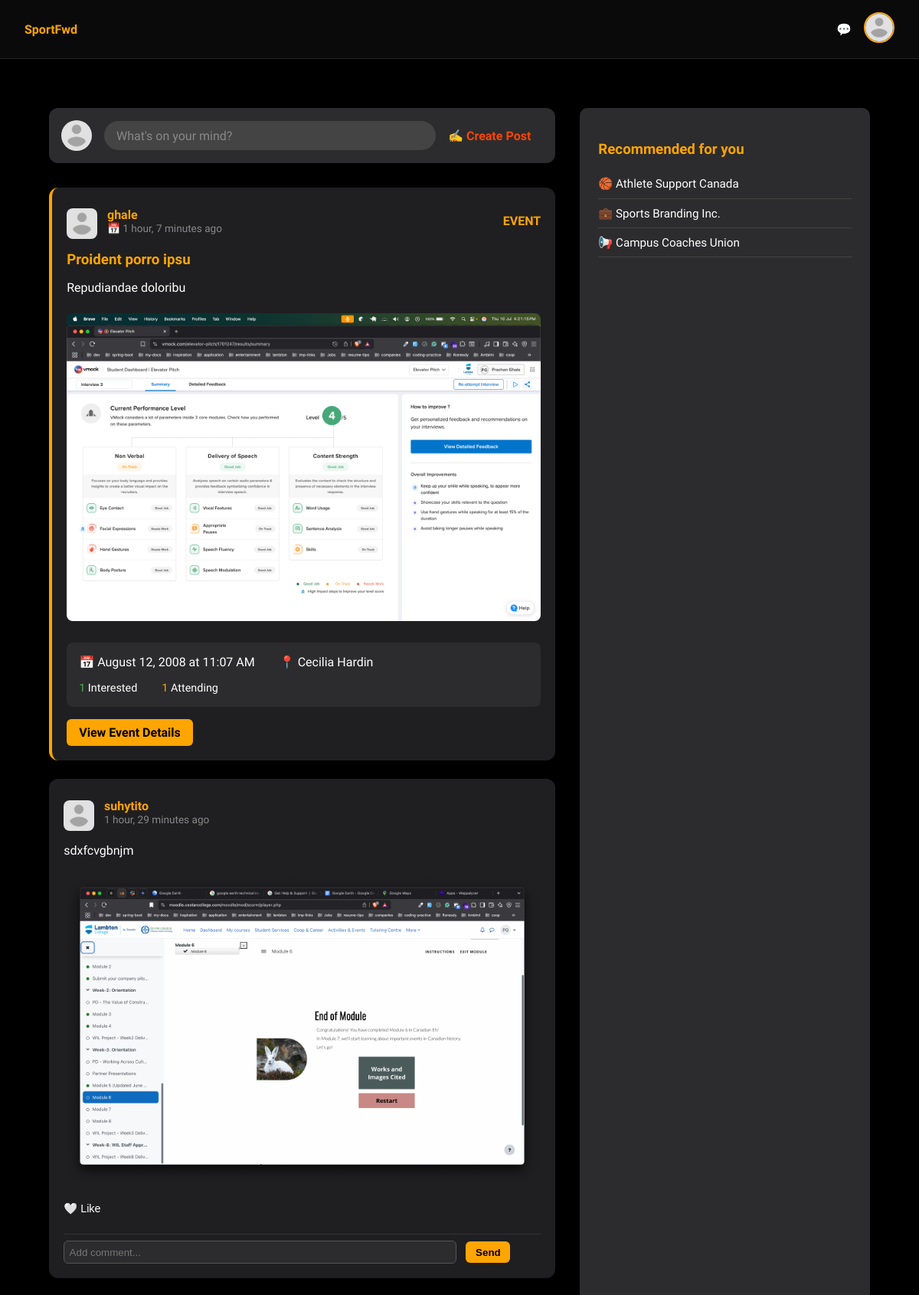
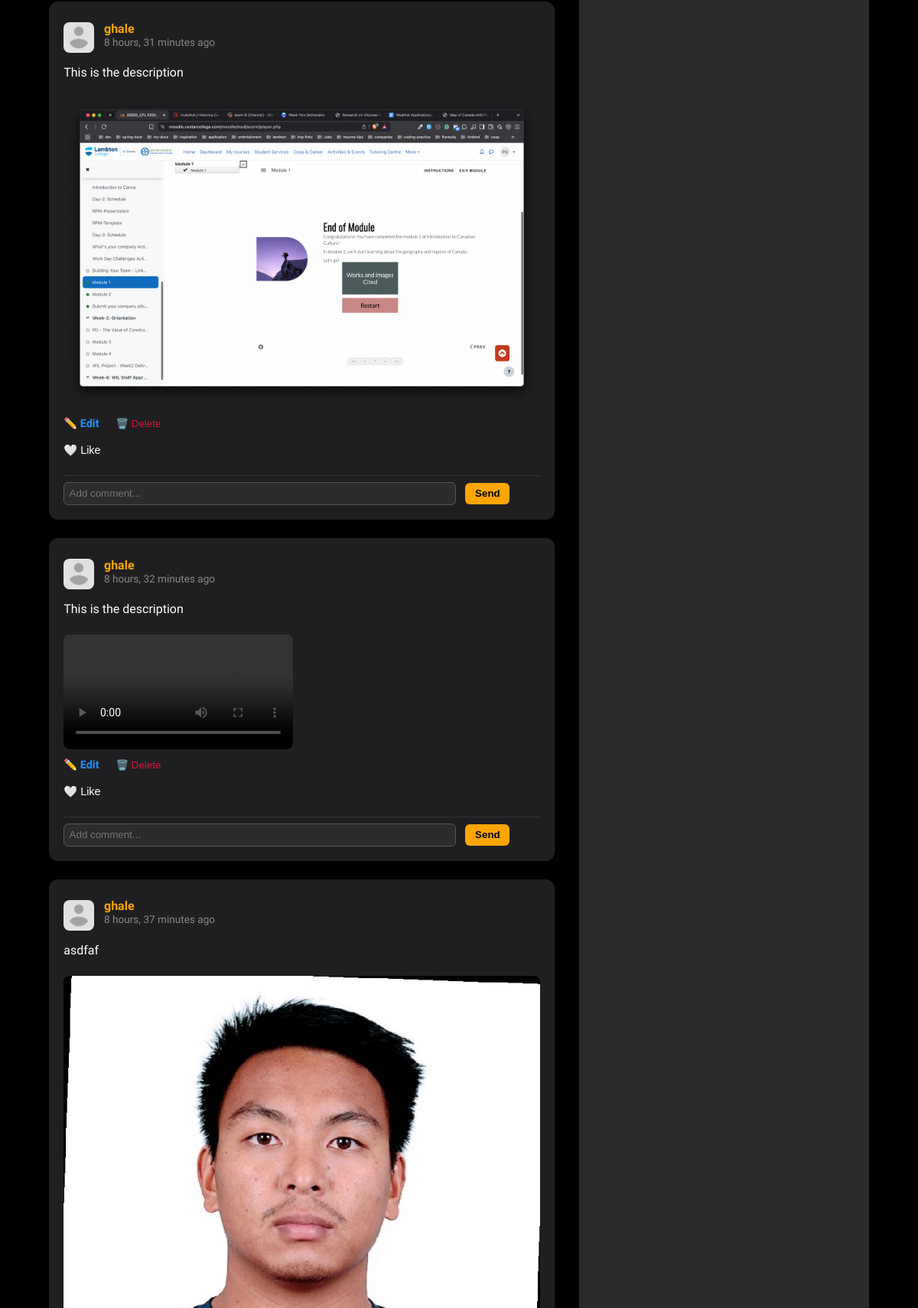
Page /feed/ (signed in, upper part) on the committed database (2 pictures, top to bottom).
### core/models.py (models this page shows, shortened)
class Profile(models.Model):
    ROLE_CHOICES = [
        ('athlete', 'Athlete'),
        ('sponsor', 'Sponsor'),
        ('fan', 'Fan'),
    ]
    user = models.OneToOneField(User, on_delete=models.CASCADE)
    role = models.CharField(max_length=20, choices=ROLE_CHOICES)
    school = models.CharField(max_length=100, blank=True)
    grad_year = models.IntegerField(blank=True, null=True)
    profile_image = models.ImageField(upload_to='profile_images/', default='profile_images/default.png', blank=True)
    cover_image = models.ImageField(upload_to='profile_images/covers/', default='profile_images/covers/default.jpg', blank=True)
    bio = models.TextField(blank=True)
    sport = models.CharField(max_length=100, blank=True)
    position = models.CharField(max_length=100, blank=True)
    level = models.CharField(max_length=100, blank=True)
    experience = models.IntegerField(blank=True, null=True)

class Event(models.Model):
    organizer = models.ForeignKey(User, on_delete=models.CASCADE, related_name='organized_events')
    title = models.CharField(max_length=200)
    description = models.TextField()
    photo = models.ImageField(upload_to='event_photos/', blank=True, null=True)
    event_date = models.DateTimeField()
    venue_name = models.CharField(max_length=200)
    created_at = models.DateTimeField(auto_now_add=True)
    def get_attending_count(self):
        return self.event_responses.filter(response_type='attending').count()
    def get_interested_count(self):
        return self.event_responses.filter(response_type='interested').count()

class Post(models.Model):
    user = models.ForeignKey(User, on_delete=models.CASCADE)
    content = models.TextField(blank=True)
    image = models.ImageField(upload_to='post_images/', blank=True, null=True)
    video = models.FileField(upload_to='post_videos/', blank=True, null=True)
    created_at = models.DateTimeField(auto_now_add=True)

### core/views.py (the view)
# urls.py: path('feed/', views.feed, name='feed'),
@login_required
def feed(request):
    posts = Post.objects.all().order_by('-created_at')
    events = Event.objects.all().order_by('-created_at')
    from itertools import chain
    from operator import attrgetter
    all_items = sorted(
        chain(posts, events),
        key=attrgetter('created_at'),
        reverse=True
    )
    paginator = Paginator(all_items, 10)
    page_number = request.GET.get('page')
    page_obj = paginator.get_page(page_number)
    post_items = [item for item in page_obj if hasattr(item, 'user') and hasattr(item, 'likes')]
    liked_post_ids = Like.objects.filter(user=request.user, post__in=post_items).values_list('post_id', flat=True)
    event_items = [item for item in page_obj if hasattr(item, 'organizer')]
    user_event_responses = {}
    if event_items:
        responses = EventResponse.objects.filter(user=request.user, event__in=event_items)
        for response in responses:
            user_event_responses[response.event.id] = response.response_type
    try:
        profile = request.user.profile
    except Profile.DoesNotExist:
        profile = None
    return render(request, 'feed.html', {
        'items': page_obj,
        'profile': profile,
        'page_obj': page_obj,
        'liked_post_ids': liked_post_ids,
        'user_event_responses': user_event_responses
    })

### core/templatetags/custom_filters.py (called while the page is built)
@register.filter
def get_item(dictionary, key):
    return dictionary.get(key)

### core/templates/feed.html (shortened to what this page needs)
{% extends 'base.html' %}
{% load static %}
{% load custom_filters %}
{% block content %}
<div class="feed-wrapper">
  <div class="feed-main">
    <div class="post-form">
      <img src="{{ profile.profile_image.url }}" alt="Profile" style="width: 40px; height: 40px; border-radius: 50%; object-fit: cover" />
      <div style="flex: 1; display: flex; align-items: center; justify-content: space-between;">
        <div style="flex: 1; padding: 0.6rem 1rem; border-radius: 20px; background: #444; color: #888; cursor: pointer;" onclick="window.location.href='{% url 'create_post' %}'">
          What's on your mind?
        </div>
        <a href="{% url 'create_post' %}" style="background: none; border: none; color: orangered; font-weight: bold; cursor: pointer; text-decoration: none; padding: 0.5rem 1rem;">
          ✍️ Create Post
        </a>
      </div>
    </div>
    {% for item in items %}
    {% if item.user %}
    <div class="post-box">
      <div class="post-header">
        <img src="{{ item.user.profile.profile_image.url }}" alt="{{ item.user.username }}" onclick="showUserProfile('{{ item.user.username }}', '{{ item.user.profile.profile_image.url }}', '{{ item.user.profile.bio|default:"" }}')" />
        <div class="user-info">
          <p class="username" onclick="showUserProfile('{{ item.user.username }}', '{{ item.user.profile.profile_image.url }}', '{{ item.user.profile.bio|default:"" }}')">{{ item.user.username }}</p>
          <p class="post-time">{{ item.created_at|timesince }} ago</p>
        </div>
      </div>
      <p>{{ item.content }}</p>
      {% if item.image %}
      <img src="{{ item.image.url }}" style="max-width: 100%; border-radius: 8px" />
      {% endif %}
      {% if item.video %}
      <video controls style="max-width: 100%; border-radius: 8px; margin-top: 0.5rem">
        <source src="{{ item.video.url }}" type="video/mp4" />
      </video>
      {% endif %}
      {% if item.user == request.user %}
      <div style="margin-top: 0.5rem; display: flex; gap: 1rem; font-size: 0.9rem">
        <a href="{% url 'edit_post' item.id %}" style="color: dodgerblue; text-decoration: none">✏️ Edit</a>
        <form method="POST" action="{% url 'delete_post' item.id %}" style="display: inline">
          <button type="submit" onclick="return confirm('Are you sure?')" style="background: none; border: none; color: crimson; cursor: pointer;">
            🗑️ Delete
          </button>
        </form>
      </div>
      {% endif %}
      <div class="post-actions">
        <form method="POST" action="{% url 'like_post' item.id %}">
          <button type="submit" class="like-button">
            {% if item.id in liked_post_ids %}
              ❤️ Liked
            {% else %}
              🤍 Like
            {% endif %}
          </button>
        </form>
      </div>
      <div class="comments">
        <form method="POST" action="{% url 'comment_post' item.id %}">
          <input name="comment" placeholder="Add comment..." />
          <button type="submit">Send</button>
        </form>
      </div>
    </div>
    {% else %}
    <div class="post-box" style="border-left: 4px solid #ffa500;">
      <div class="post-header">
        <img src="{{ item.organizer.profile.profile_image.url }}" alt="{{ item.organizer.username }}" onclick="showUserProfile('{{ item.organizer.username }}', '{{ item.organizer.profile.profile_image.url }}', '{{ item.organizer.profile.bio|default:"" }}')" />
        <div class="user-info">
          <p class="username" onclick="showUserProfile('{{ item.organizer.username }}', '{{ item.organizer.profile.profile_image.url }}', '{{ item.organizer.profile.bio|default:"" }}')">{{ item.organizer.username }}</p>
          <p class="post-time">📅 {{ item.created_at|timesince }} ago</p>
        </div>
        <div style="margin-left: auto; color: #ffa500; font-weight: bold;">EVENT</div>
      </div>
      <h3 style="color: #ffa500; margin: 0.5rem 0;">{{ item.title }}</h3>
      <p>{{ item.description|truncatewords:30 }}</p>
      {% if item.photo %}
      <img src="{{ item.photo.url }}" style="max-width: 100%; border-radius: 8px; margin: 0.5rem 0;" />
      {% endif %}
      <div style="background: #2c2c2e; padding: 1rem; border-radius: 8px; margin: 1rem 0;">
        <div style="display: flex; gap: 2rem; margin-bottom: 1rem;">
          <div>
            <span style="color: #ffa500;">📅</span>
            <span>{{ item.event_date|date:"F j, Y" }} at {{ item.event_date|time:"g:i A" }}</span>
          </div>
          <div>
            <span style="color: #ffa500;">📍</span>
            <span>{{ item.venue_name }}</span>
          </div>
        </div>
        <div style="display: flex; gap: 2rem; font-size: 0.9rem;">
          <div>
            <span style="color: #4caf50;">{{ item.get_interested_count }}</span> Interested
          </div>
          <div>
            <span style="color: #ffa500;">{{ item.get_attending_count }}</span> Attending
          </div>
        </div>
      </div>
      <div class="post-actions">
        <a href="{% url 'event_detail' item.id %}" style="background: #ffa500; color: black; padding: 0.5rem 1rem; border-radius: 6px; text-decoration: none; font-weight: bold;">
          View Event Details
        </a>
      </div>
    </div>
    {% endif %}
    {% endfor %}
  </div>
  <div class="feed-sidebar">
    <h3>Recommended for you</h3>
    <div class="suggestion">🏀 Athlete Support Canada</div>
    <div class="suggestion">💼 Sports Branding Inc.</div>
    <div class="suggestion">📢 Campus Coaches Union</div>
  </div>
</div>
{% endblock %}

### core/templates/base.html (shortened to what this page needs)
{% load static %}
<!DOCTYPE html>
<html lang="en">
  <head>
  </head>
  <body>
    <header>
      <nav class="navbar">
        <a href="/">SportFwd</a>
        {% if user.is_authenticated %}
        <div class="navbar-right">
          <a
            href="{% url 'inbox' %}"
            title="Messages"
            style="margin-right: 1rem"
            >💬</a
          >
          <div class="profile-menu-wrapper" style="position: relative">
            <img
              src="{{ user.profile.profile_image.url }}"
              class="navbar-profile-pic"
              onclick="toggleProfileDropdown(event)"
            />
          </div>
        </div>
        {% else %}
        <div class="auth-links">
          <a href="{% url 'login' %}">Login</a>
          <a href="{% url 'register' %}">Register</a>
        </div>
        {% endif %}
      </nav>
    </header>
    <main>{% block content %} {% endblock %}</main>
  </body>
</html>

### core/templates/base.html (style rules this page uses)
:root { --primary-gradient-start: #fc466b; --primary-gradient-end: #3f5efb; --button-color: #f5b301; --button-hover: #d99b00; --text-color: #1c1c1e; --background-dark: #000; }
body { margin: 0; padding: 0; font-family: "Rajdhani", sans-serif; background-color: var(--background-dark); color: #fff; }
a { color: #ffa500; text-decoration: none; font-weight: 600; }
header { background: #0a0a0a; padding: 1rem 2rem; border-bottom: 1px solid #222; }
.navbar { display: flex; justify-content: space-between; align-items: center; }
.navbar-right { display: flex; align-items: center; }
.navbar-profile-pic { width: 36px; height: 36px; border-radius: 50%; border: 2px solid #ffa500; object-fit: cover; }
main { padding: 2rem; }

### core/templates/feed.html (style rules this page uses)
body { background-color: #000; font-family: "Rajdhani", sans-serif; margin: 0; padding: 0; }
.feed-wrapper { display: flex; gap: 2rem; padding: 2rem; max-width: 1100px; margin: auto; color: #fff; flex-wrap: wrap; }
.feed-main { flex: 2; min-width: 0; }
.feed-sidebar { flex: 1; background: #2c2c2e; padding: 1.5rem; border-radius: 10px; min-width: 250px; }
.feed-sidebar h3 { color: #ffa500; margin-bottom: 1rem; }
.suggestion { padding: 0.6rem 0; border-bottom: 1px solid #444; font-size: 0.95rem; transition: 0.2s; }
.post-form { display: flex; align-items: center; gap: 1rem; background: #2c2c2e; border-radius: 12px; padding: 1rem; margin-bottom: 2rem; }
.post-form img { width: 40px; height: 40px; border-radius: 50%; object-fit: cover; }
.post-box { background: #1f1f21; padding: 1.2rem; margin-bottom: 1.5rem; border-radius: 12px; box-shadow: 0 2px 6px rgba(0, 0, 0, 0.4); position: relative; }
.post-header { display: flex; align-items: center; gap: 0.8rem; margin-bottom: 1rem; }
.post-header img { width: 40px; height: 40px; border-radius: 50%; object-fit: cover; cursor: pointer; }
.post-header .user-info { flex: 1; }
.post-header .username { font-weight: bold; font-size: 1rem; margin: 0; cursor: pointer; color: #ffa500; transition: color 0.2s; }
.post-header .post-time { color: #888; font-size: 0.85rem; margin: 0; }
.post-box img { max-width: 100%; border-radius: 8px; margin-top: 0.5rem; }
.comments { margin-top: 1rem; border-top: 1px solid #333; padding-top: 0.5rem; }
.comments input { width: 80%; padding: 0.4rem; background: #2c2c2e; border: 1px solid #555; border-radius: 6px; color: white; margin-right: 0.5rem; }
.comments button { background: #ffa500; border: none; border-radius: 6px; padding: 0.4rem 0.8rem; color: black; font-weight: bold; }
.post-actions { display: flex; justify-content: space-between; align-items: center; margin-top: 0.6rem; }
.like-button { background: none; border: none; color: white; cursor: pointer; min-width: 80px; text-align: left; padding: 0.5rem 0; font-size: 0.9rem; }

### rows in the picture
Profile: profile_image (placeholder picture)
Event: organizer.profile.profile_image (placeholder picture), organizer.username "ghale", created_at "1 hour, 7 minutes", title "Proident porro ipsu", description "Repudiandae doloribu", photo (picture), event_date "August 12, 2008", event_date "11:07 AM", venue_name "Cecilia Hardin", get_interested_count "1", get_attending_count "1"
Post: user.profile.profile_image (placeholder picture), user.username "suhytito", created_at "1 hour, 29 minutes", content "sdxfcvgbnjm", image (picture), shows "🤍 Like"
Post: user.profile.profile_image (placeholder picture), user.username "ghale", created_at "8 hours, 31 minutes", content "This is the description", image (picture), shows "✏️ Edit", shows "🤍 Like"
Post: user.profile.profile_image (placeholder picture), user.username "ghale", created_at "8 hours, 32 minutes", content "This is the description", shows "✏️ Edit", shows "🤍 Like"
Post: user.profile.profile_image (placeholder picture), user.username "ghale", created_at "8 hours, 37 minutes", content "asdfaf", image (picture)
